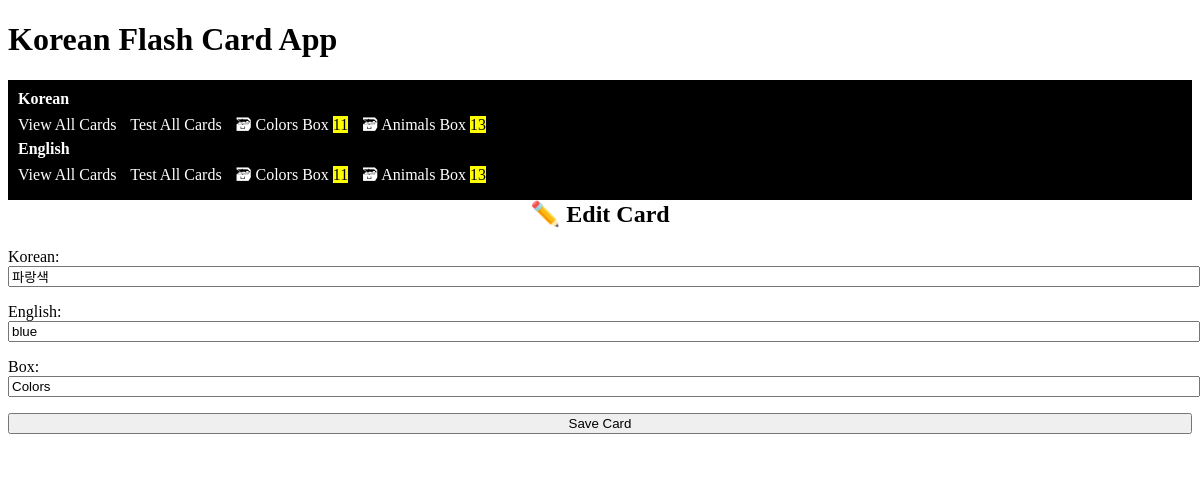
Page /edit/2 on the committed database.
### cards/models.py (models this page shows, shortened)
class Card(models.Model):
    korean = models.CharField(max_length=100)
    english = models.CharField(max_length=100)
    box = models.CharField(max_length=100)
    last_tested = models.DateTimeField(auto_now_add=True)

### cards/views.py (the view)
class CardUpdateView(CardCreateView, UpdateView):
    success_url = reverse_lazy("k-card-list")

### cards/templatetags/cards_tags.py (called while the page is built)
@register.inclusion_tag("cards/k_box_links.html")
def k_boxes_as_links():
    boxes = []
    unique_box_numbers = Card.objects.values_list('box', flat=True).distinct()
    for box_name in unique_box_numbers:
        threshold_time = timezone.now() - timedelta(minutes=30)
        eligible_count = Card.objects.filter(box=box_name, last_tested__lte=threshold_time).count()
        boxes.append({
            "number": box_name,
            "card_count": eligible_count,
        })
    return {"boxes": boxes}

@register.inclusion_tag("cards/e_box_links.html")
def e_boxes_as_links():
    boxes = []
    unique_box_numbers = Card.objects.values_list('box', flat=True).distinct()
    for box_name in unique_box_numbers:
        threshold_time = timezone.now() - timedelta(minutes=30)
        eligible_count = Card.objects.filter(box=box_name, last_tested__lte=threshold_time).count()
        boxes.append({
            "number": box_name,
            "card_count": eligible_count,
        })
    return {"boxes": boxes}

### cards/templates/cards/card_form.html (shortened to what this page needs)
{% extends "cards/base.html" %}
{% block content %}
    {% if card %}
        <h2>✏️ Edit Card</h2>
    {% else %}
        <h2>✨ Create New Card</h2>
    {% endif %}
    <form method="post">
        {{ form.as_p }}
        <input type="submit" value="Save Card">
    </form>
    <a href="{% url 'e-card-list' %}">
    </a>
{% endblock %}

### cards/templates/cards/base.html (style rules this page uses)
:root { --accent: white; --accent-bg: black; --bg: #BA0C2F; --text: white; --text-light: #585858; --border: Black; --code: #d81b60; --preformatted: #BA0C2F; }
h2 { text-align: center; }
h2, h4 { margin-top: 0; }
input, select, textarea { width: 100%; }

### cards/templates/cards/navigation.html (style rules this page uses)
a { color: white; text-decoration: none; margin-right: 10px; }

### rows in the picture
Card: korean "파랑색", english "blue", box "Colors"

### other values in the picture
{{ box.number }} "Colors" "Animals"
{{ box.card_count }} "11" "13"
